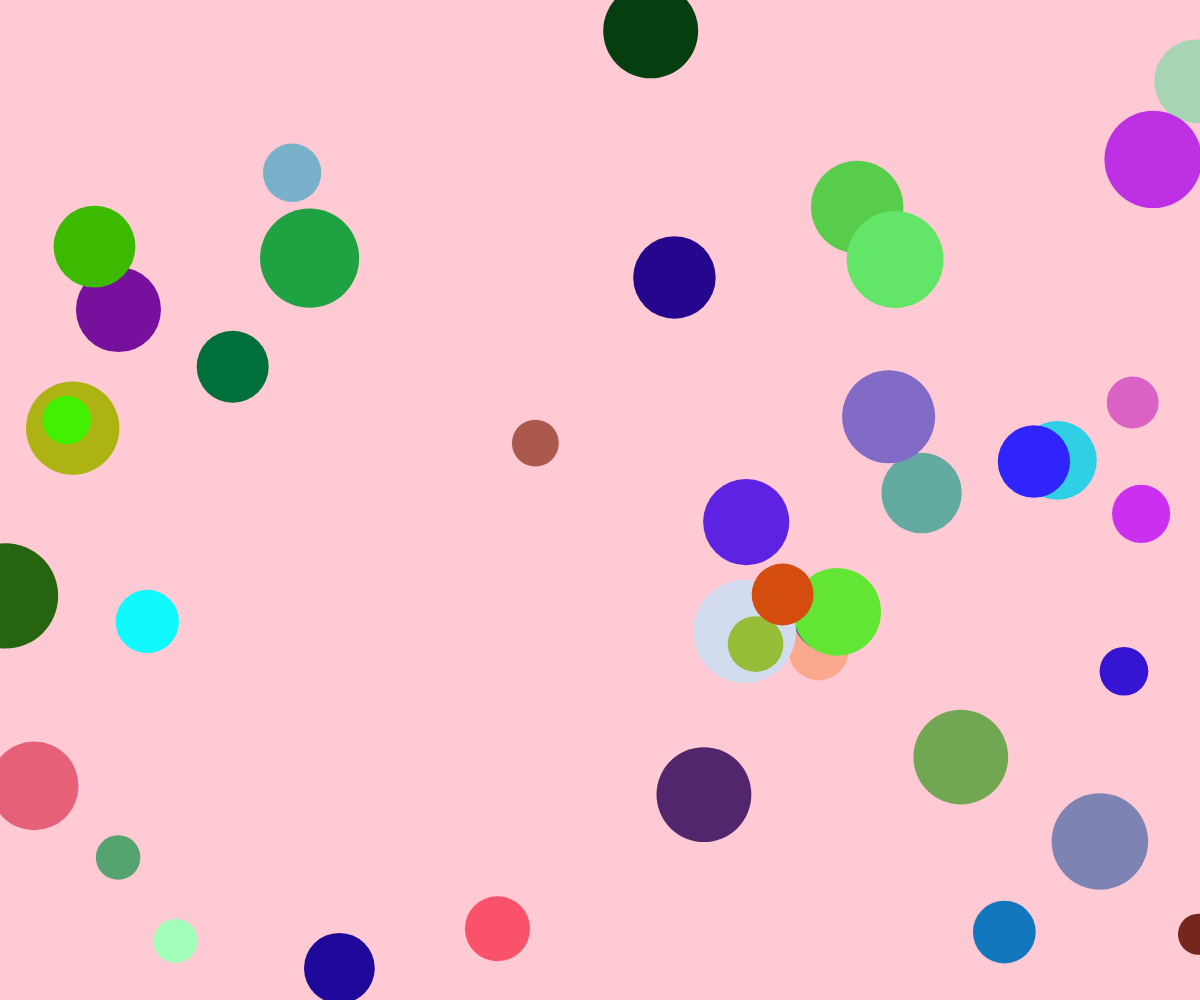
Frame 1 (no input)
Frame 60 (no input): identical to frame 1, image omitted
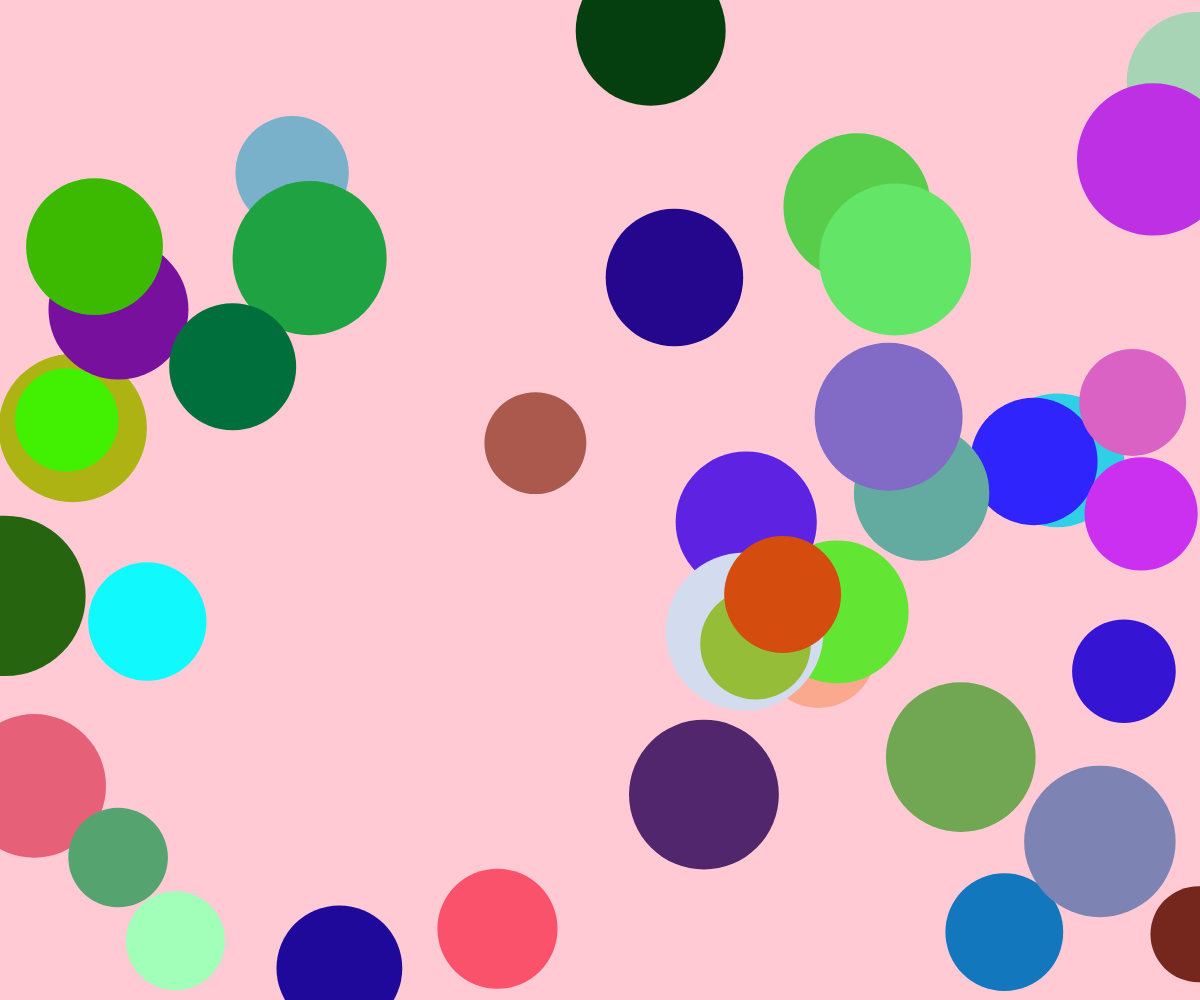
Frame 120 (the mouse pressed at the canvas centre since frame 60)

The p5.js sketch that drew these frames (run headless with seeded random() and noise() and a simulated clock; from frame 60 on, the mouse is pressed at the canvas centre):

// p5.js sketch
// ── sketch.js
let circles = [];

function setup() {
  createCanvas(windowWidth, windowHeight); // 全視窗畫布
  background('#ffcad4'); // 背景顏色

  // 生成 40 個圓的初始屬性
  for (let i = 0; i < 40; i++) {
    circles.push({
      x: random(width),
      y: random(height),
      size: random(30, 100),
      color: color(random(255), random(255), random(255)) // 隨機鮮豔顏色
    });
  }
}

function draw() {
  background('#ffcad4'); // 每次重繪背景

  // 計算滑鼠影響的大小變化
  let sizeOffset = map(mouseX, 0, width, 10, 120);

  // 繪製所有圓
  for (let circle of circles) {
    fill(circle.color);
    noStroke();
    ellipse(circle.x, circle.y, circle.size + sizeOffset); // 圓大小隨滑鼠變化
  }
}

function windowResized() {
  resizeCanvas(windowWidth, windowHeight); // 畫布隨視窗大小調整
}

// ── style.css
html, body {
  margin: 0;
  padding: 0;
}

canvas {
  display: block;
}

/* 選單樣式 */
ul {
  list-style-type: none;
  margin: 0;
  padding: 0;
  position: absolute;
  top: 10px;
  right: 10px;
  display: flex;
  gap: 20px; /* 選單項目之間的間距 */
  background-color: rgba(237, 246, 249, 0.2); /* 選單背景顏色，透明度 0.2 */
  padding: 10px;
  border-radius: 8px;
}

li {
  display: inline;
}

li a {
  text-decoration: none;
  color: black; /* 選單文字顏色 */
  font-size: 18px; /* 選單文字大小 */
  font-family: 'Microsoft JhengHei', sans-serif; /* 微軟正黑體 */
  padding: 5px 10px;
  border-radius: 5px;
  transition: color 0.3s;
}

li a:hover {
  color: #bc4749; /* 滑鼠移動到上面時的文字顏色 */
}

/* 子選單樣式 */
li ul {
  display: none;
  position: absolute;
  top: 100%;
  left: 0;
  list-style-type: none;
  margin: 0;
  padding: 0;
  background-color: rgba(237, 246, 249, 0.9); /* 子選單背景顏色 */
  border-radius: 8px;
}

li:hover ul {
  display: block;
}

li ul li {
  display: block;
  margin-bottom: 20px; /* 子選單選項之間的間距 */
  background-color: rgba(237, 246, 249, 0.2); /* 子選單選項間空格背景透明度 0.2 */
  border-radius: 5px;
}

li ul li:last-child {
  margin-bottom: 0; /* 移除最後一個選項的間距 */
}

li ul li a {
  padding: 5px 10px;
  white-space: nowrap;
}

iframe {
  display: none; /* 預設隱藏 iframe */
  position: absolute;
  top: 50%;
  left: 50%;
  transform: translate(-50%, -50%);
  width: 80%;
  height: 80%;
  border: none;
  background-color: rgba(255, 255, 255, 0.2); /* 背景透明度 0.2 */
  z-index: 2; /* iframe 在第二層 */
}

iframe.active {
  display: block; /* 顯示 iframe 當 active 類別被添加 */
}
